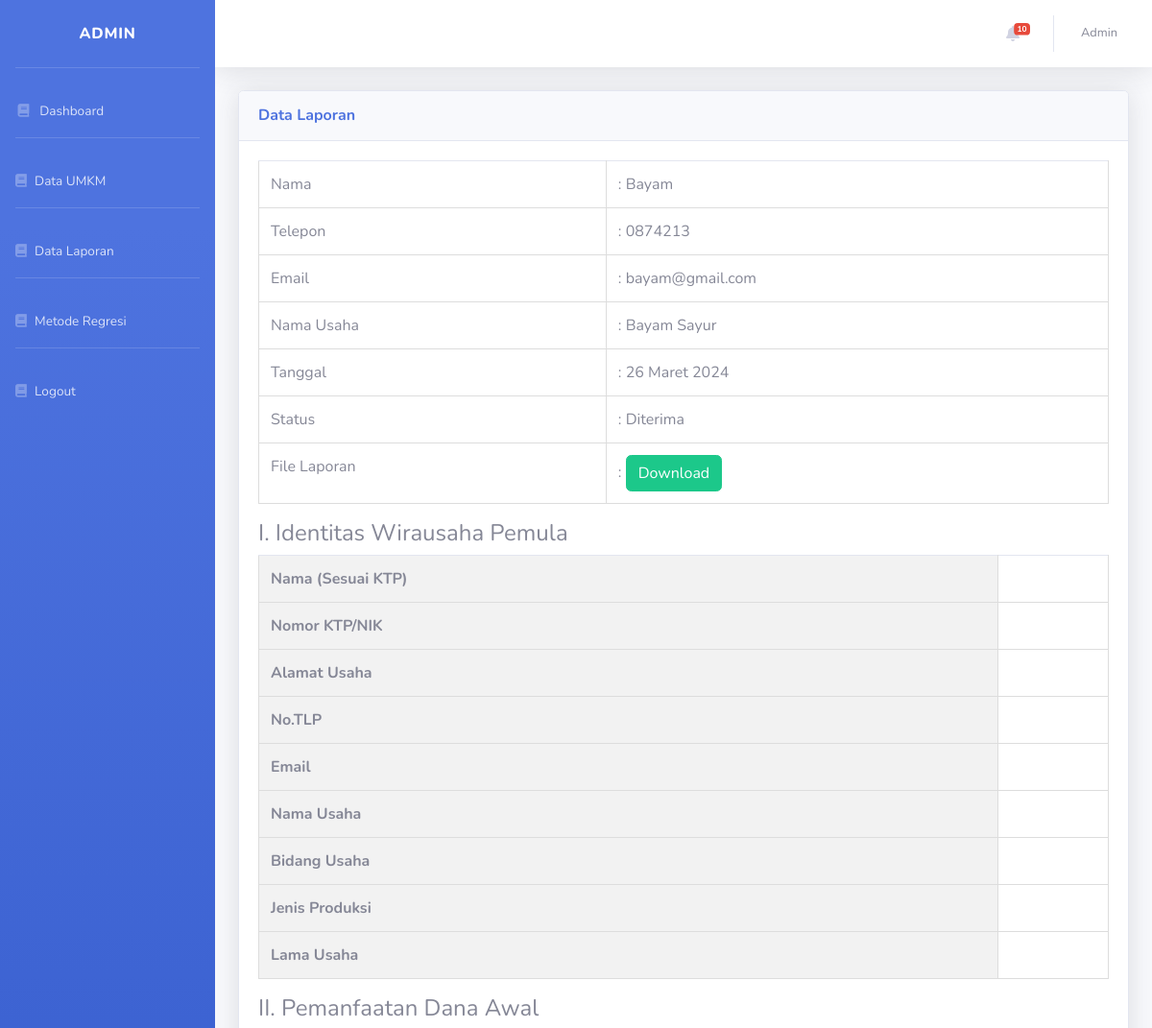
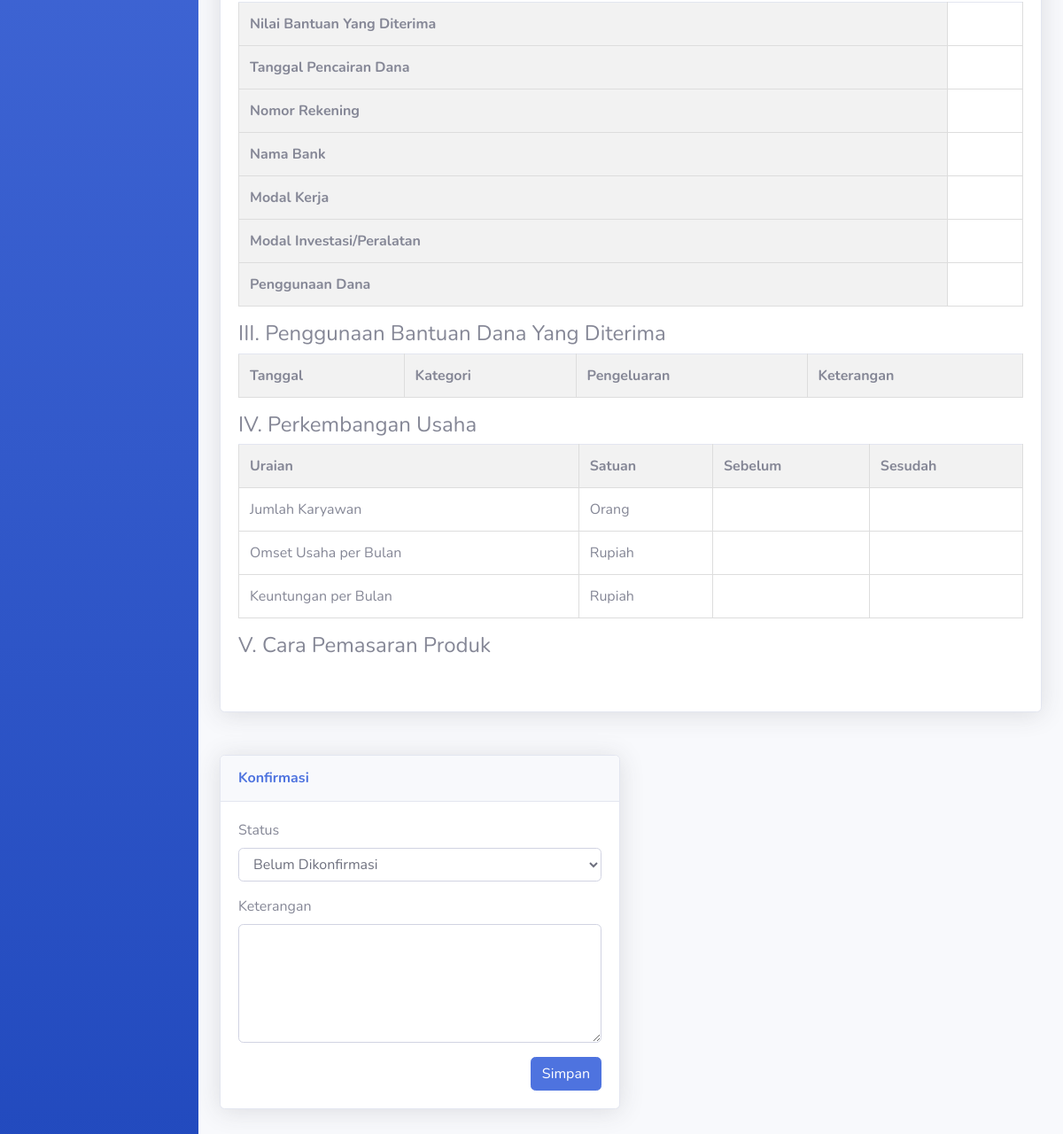
Page /admin/laporandetail.php?id=1 (signed in) on the committed database (2 pictures, top to bottom).
### tables this page shows
CREATE TABLE `laporan` (
  `idlaporan` int(11) NOT NULL,
  `id` int(11) NOT NULL,
  `namalengkap` text NOT NULL,
  `email` text NOT NULL,
  `notelp` text NOT NULL,
  `namausaha` text NOT NULL,
  `keterangan` text NOT NULL,
  `status` text NOT NULL,
  `file` text NOT NULL,
  `tanggal` date NOT NULL
);

### admin/laporandetail.php (the view, shortened to what this page needs)
<?php include 'header.php'; ?>
<?php
$ambil = $koneksi->query("SELECT * FROM laporan
	WHERE laporan.idlaporan='$_GET[id]'");
$detail = $ambil->fetch_assoc();
$ambilidentitas = $koneksi->query("SELECT * FROM laporanidentitas
	WHERE idlaporan='$_GET[id]'");
$dataidentitas = $ambilidentitas->fetch_assoc();
$ambilpemanfaatan = $koneksi->query("SELECT * FROM laporanpemanfaatan
	WHERE idlaporan='$_GET[id]'");
$datapemanfaatan = $ambilpemanfaatan->fetch_assoc();
$ambilperkembangan = $koneksi->query("SELECT * FROM laporanperkembangan
	WHERE idlaporan='$_GET[id]'");
$dataperkembangan = $ambilperkembangan->fetch_assoc();
?>
<div class="row">
    <div class="col-md-12 mb-4">
        <div class="card shadow mb-4">
            <div class="card-header py-3 d-flex flex-row align-items-center justify-content-between">
                <h6 class="m-0 font-weight-bold text-primary">Data Laporan</h6>
            </div>
            <div class="card-body">
                <div class="row">
                    <div class="col-lg-12">
                        <table class="table">
                            <tr>
                                <td>Nama</td>
                                <td>: <?php echo $detail['namalengkap']; ?></td>
                            </tr>
                            <tr>
                                <td>Telepon</td>
                                <td>: <?php echo $detail['notelp']; ?></td>
                            </tr>
                            <tr>
                                <td>Email</td>
                                <td>: <?php echo $detail['email']; ?></td>
                            </tr>
                            <tr>
                                <td>Nama Usaha </td>
                                <td>: <?php echo $detail['namausaha']; ?></td>
                            </tr>
                            <tr>
                                <td>Tanggal</td>
                                <td>: <?php echo tanggal($detail['tanggal']); ?></td>
                            </tr>
                            <tr>
                                <td>Status</td>
                                <td>: <?php echo $detail['status']; ?></td>
                            </tr>
                            <tr>
                                <td>File Laporan</td>
                                <td>: <a href="../file/<?= $detail['file'] ?>" class="btn btn-success" target="_blank">Download</a></td>
                            </tr>
                        </table>
                        <h4>I. Identitas Wirausaha Pemula</h4>
                        <table class="table">
                            <tr>
                                <th>Nama (Sesuai KTP)</th>
                                <td><?= $dataidentitas['namalengkap'] ?></td>
                            </tr>
                            <tr>
                                <th>Nomor KTP/NIK</th>
                                <td><?= $dataidentitas['nik'] ?></td>
                            </tr>
                            <tr>
                                <th>Alamat Usaha</th>
                                <td><?= $dataidentitas['alamatusaha'] ?></td>
                            </tr>
                            <tr>
                                <th>No.TLP</th>
                                <td><?= $dataidentitas['notelp'] ?></td>
                            </tr>
                            <tr>
                                <th>Email</th>
                                <td><?= $dataidentitas['email']  ?></td>
                            </tr>
                            <tr>
                                <th>Nama Usaha</th>
                                <td><?= $dataidentitas['namausaha']  ?></td>
                            </tr>
                            <tr>
                                <th>Bidang Usaha</th>
                                <td><?= $dataidentitas['bidangusaha']  ?></td>
                            </tr>
                            <tr>
                                <th>Jenis Produksi</th>
                                <td><?= $dataidentitas['jenisproduksi']  ?></td>
                            </tr>
                            <tr>
                                <th>Lama Usaha</th>
                                <td><?= $dataidentitas['lamausaha'] ?></td>
                            </tr>
                        </table>
                        <h4>II. Pemanfaatan Dana Awal</h4>
                        <table class="table">
                            <tr>
                                <th>Nilai Bantuan Yang Diterima</th>
                                <td><?= $datapemanfaatan['nilaibantuan'] ?></td>
                            </tr>
                            <tr>
                                <th>Tanggal Pencairan Dana</th>
                                <td><?= $datapemanfaatan['tanggalpencairan'] ?></td>
                            </tr>
                            <tr>
                                <th>Nomor Rekening</th>
                                <td><?= $datapemanfaatan['nomorrekening'] ?></td>
                            </tr>
                            <tr>
                                <th>Nama Bank</th>
                                <td><?= $datapemanfaatan['namabank'] ?></td>
                            </tr>
                            <tr>
                                <th>Modal Kerja</th>
                                <td><?= $datapemanfaatan['modalkerja'] ?></td>
                            </tr>
                            <tr>
                                <th>Modal Investasi/Peralatan</th>
                                <td><?= $datapemanfaatan['modalinvestasi'] ?></td>
                            </tr>
                            <tr>
                                <th>Penggunaan Dana</th>
                                <td><?= $datapemanfaatan['penggunaandana'] ?></td>
                            </tr>
                        </table>
                        <h4>III. Penggunaan Bantuan Dana Yang Diterima</h4>
                        <table class="table">
                            <tr>
                                <th>Tanggal</th>
                                <th>Kategori</th>
                                <th>Pengeluaran</th>
                                <th>Keterangan</th>
                            </tr>
                        </table>
                        <h4>IV. Perkembangan Usaha</h4>
                        <table class="table">
                            <tr>
                                <th>Uraian</th>
                                <th>Satuan</th>
                                <th>Sebelum</th>
                                <th>Sesudah</th>
                            </tr>
                            <tr>
                                <td>Jumlah Karyawan</td>
                                <td>Orang</td>
                                <td><?= $dataperkembangan['jumlahkaryawansebelum'] ?></td>
                                <td><?= $dataperkembangan['jumlahkaryawansesudah'] ?></td>
                            </tr>
                            <tr>
                                <td>Omset Usaha per Bulan</td>
                                <td>Rupiah</td>
                                <td><?= $dataperkembangan['omsetsebelum'] ?></td>
                                <td><?= $dataperkembangan['omsetsesudah'] ?></td>
                            </tr>
                            <tr>
                                <td>Keuntungan per Bulan</td>
                                <td>Rupiah</td>
                                <td><?= $dataperkembangan['keuntungansebelum'] ?></td>
                                <td><?= $dataperkembangan['keuntungansesudah'] ?></td>
                            </tr>
                        </table>
                        <h4>V. Cara Pemasaran Produk</h4>
                    </div>
                </div>
                <br>
            </div>
        </div>
    </div>
</div>
<div class="row">
    <div class="col-md-6 mb-4">
        <div class="card shadow mb-4">
            <div class="card-header py-3 d-flex flex-row align-items-center justify-content-between">
                <h6 class="m-0 font-weight-bold text-primary">Konfirmasi</h6>
            </div>
            <div class="card-body">
                <div class="row">
                    <div class="col-md-12">
                        <form method="post">
                            <div class="form-group">
                                <label>Status</label>
                                <select class="form-control" name="status">
                                    <option value="Belum Dikonfirmasi" <?= $detail['status'] == 'Belum Dikonfirmasi' ? 'selected' : '' ?>>Belum Dikonfirmasi</option>
                                </select>
                            </div>
                            <div class="form-group">
                                <label>Keterangan</label>
                                <textarea class="form-control" name="keterangan" rows="5"><?= $detail['keterangan'] ?></textarea>
                            </div>
                            <button class=" btn btn-primary float-right pull-right" name="proses">Simpan</button>
                            <br>
                        </form>
                    </div>
                </div>
            </div>
        </div>
    </div>
</div>
<?php include 'footer.php'; ?>

### admin/laporandetail.php (style rules this page uses)
table { width: 100%; border-collapse: collapse; margin-bottom: 20px; }
table, th, td { border: 1px solid #ddd; padding: 8px; text-align: left; }
th { background-color: #f2f2f2; }

### rows in the picture
laporan: namalengkap "Bayam", notelp "0874213", email "bayam@gmail.com", namausaha "Bayam Sayur", tanggal "26 Maret 2024", status "Diterima"

### other values in the picture
$jumlahbelum "10"
$_SESSION['admin']['nama'] "Admin"
